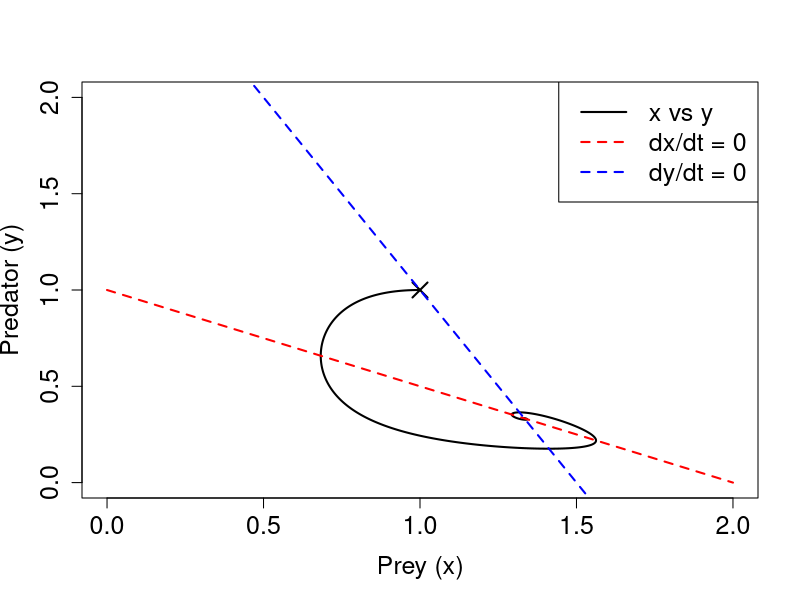
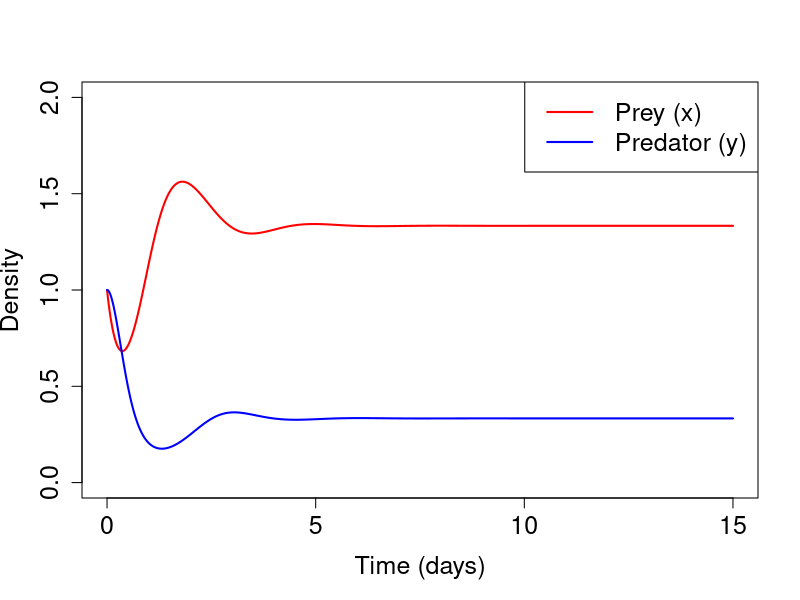
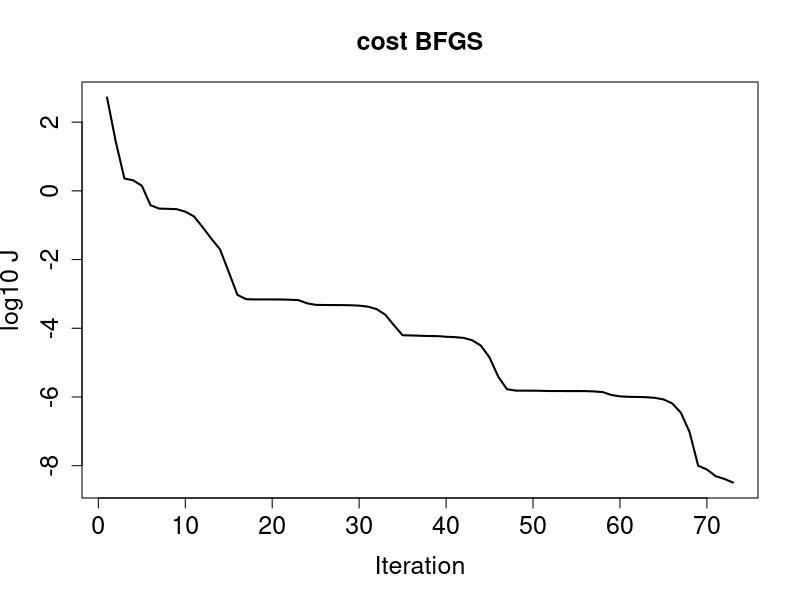
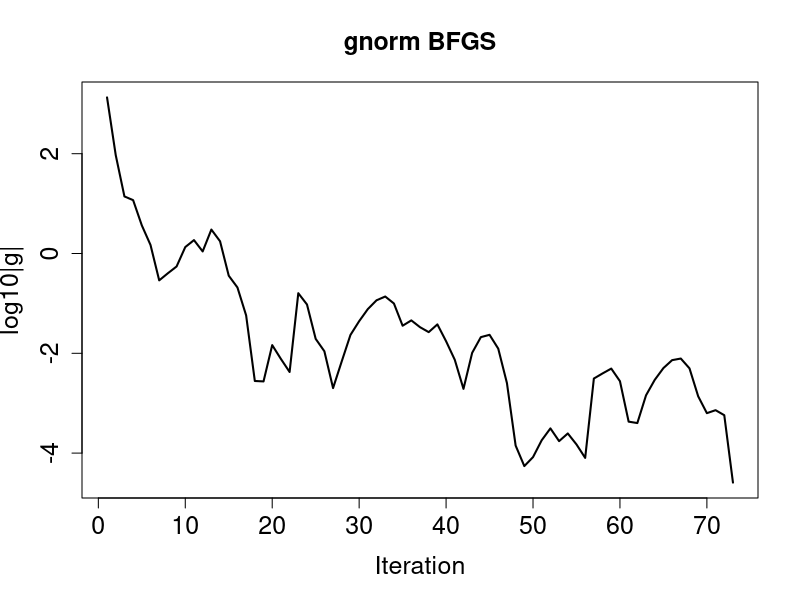
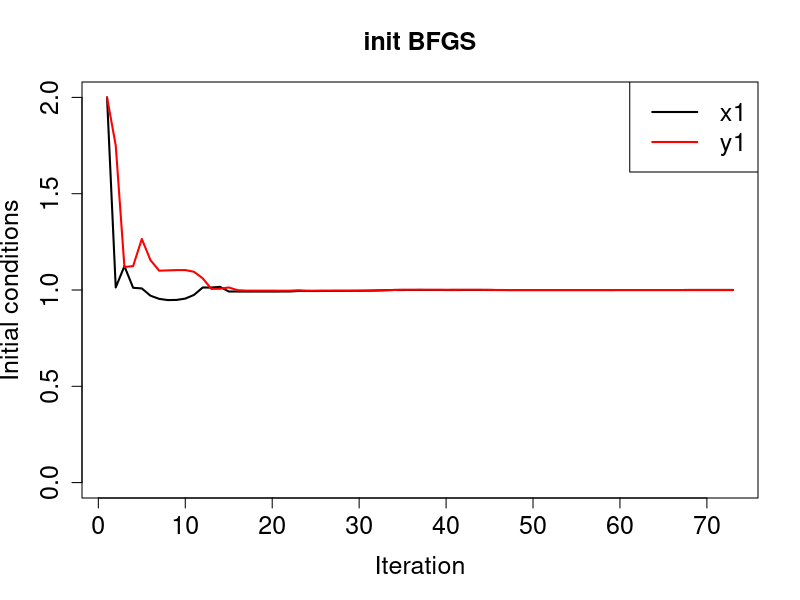
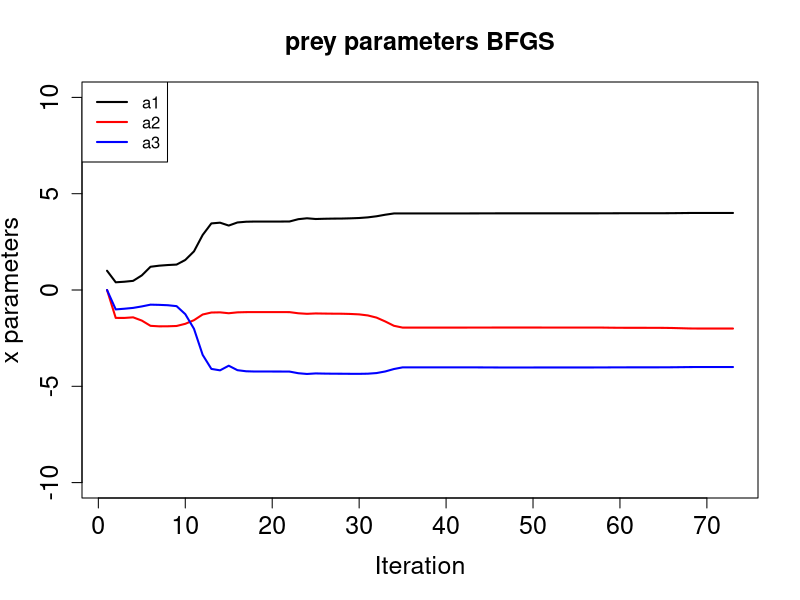
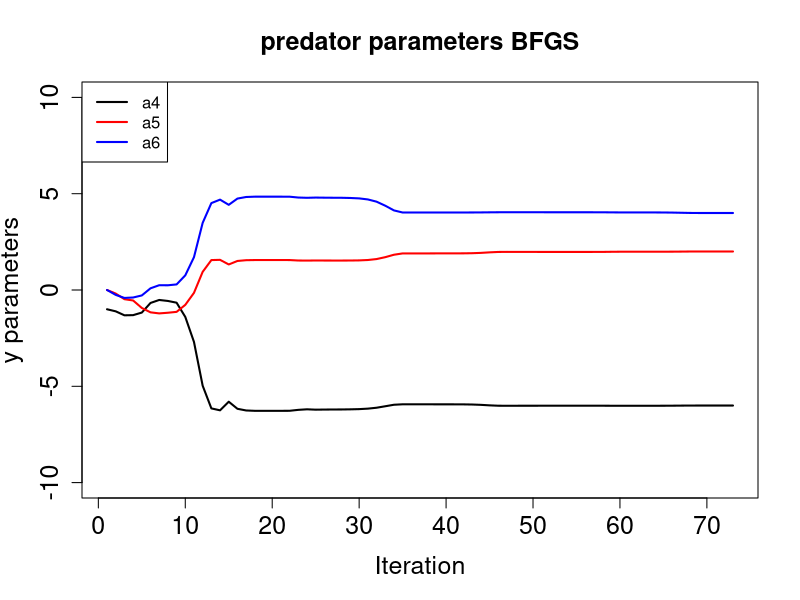
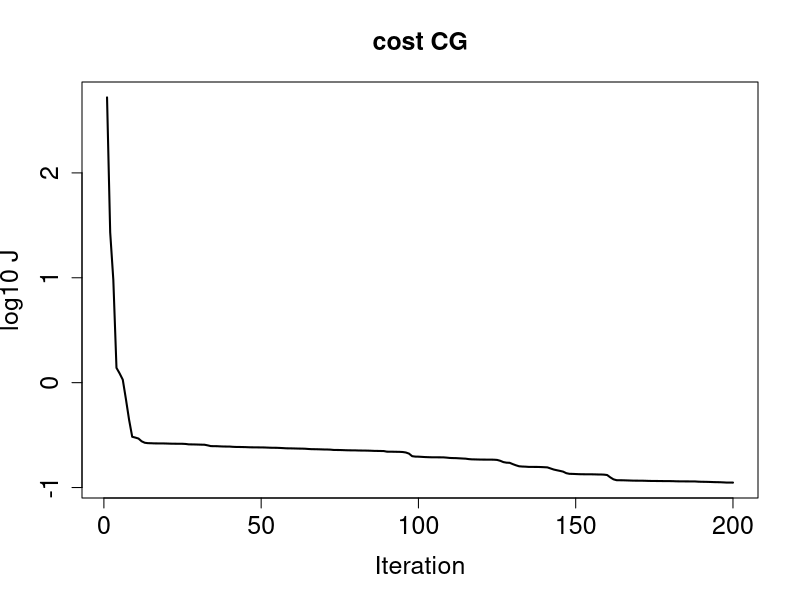

Source code (R) for these figures, in order:
## ---- chunk 1
dt <- 0.001
a <- c(4, -2, -4, -6, 2, 4)
x1 <- 1
y1 <- 1
nmax <- 15001

x <- rep(0, nmax)
y <- rep(0, nmax)
x[1] <- x1
y[1] <- y1
for (n in 1:(nmax-1)) {
  x[n+1] <- x[n] + dt * (x[n] * (a[1] + a[2] * x[n] + a[3] * y[n]))
  y[n+1] <- y[n] + dt * (y[n] * (a[4] + a[5] * y[n] + a[6] * x[n]))
}
## ---- chunk 2
#| fig-asp: 1

plot(x, y, type = "l", lwd = 2,
     xlab = "Prey (x)", ylab = "Predator (y)",
     cex.lab = 1.5, cex.axis = 1.5,
     xlim = c(0, 2), ylim = c(0, 2))
x.nc <- seq(0, 2, length.out = 100)
points(x1, y1, pch = 4, lwd = 2, cex = 2)
lines(x.nc, -(a[1] + a[2] * x.nc) / a[3], lwd = 2, lty = 2, col = "red")
lines(x.nc, -(a[4] + a[6] * x.nc) / a[5], lwd = 2, lty = 2, col = "blue")
legend("topright", legend = c("x vs y","dx/dt = 0", "dy/dt = 0"),
       col = c("black","red", "blue"), lwd = 2, lty = c(1, 2, 2), cex = 1.5)
## ---- chunk 3
plot(seq(0, 15, by = dt), x, type = "l", lwd = 2, col = "red",
     xlab = "Time (days)", ylab = "Density",
     cex.lab = 1.5, cex.axis = 1.5,
     xlim = c(0, 15), ylim = c(0, 2))
lines(seq(0, 15, by = dt), y, lwd = 2, col = "blue")
legend("topright", legend = c("Prey (x)", "Predator (y)"),
       col = c("red", "blue"), lwd = 2, cex = 1.5)
## ---- chunk 4
forward <- function(dt, a, x1, y1, nmax) {
  x <- rep(0, nmax)
  y <- rep(0, nmax)
  x[1] <- x1
  y[1] <- y1
  for (n in 1:(nmax-1)) {
    x[n+1] <- x[n] + dt * (x[n] * (a[1] + a[2] * x[n] + a[3] * y[n]))
    y[n+1] <- y[n] + dt * (y[n] * (a[4] + a[5] * y[n] + a[6] * x[n]))
  }
  list(x = x, y = y)
}

adjoint <- function(dt, a, x, y, xo, yo, tobs) {
  nmax <- length(x)
  aa <- rep(0, length(a))
  ax <- rep(0, nmax)
  ay <- rep(0, nmax)
  for (n in (nmax-1):1) {
    aa[6] <- aa[6] + dt * x[n] * y[n] * ay[n+1]
    aa[5] <- aa[5] + dt * y[n] * y[n] * ay[n+1]
    aa[4] <- aa[4] + dt * y[n] * ay[n+1]
    ax[n] <- ax[n] + dt * a[6] * y[n] * ay[n+1]
    ay[n] <- ay[n] + dt * a[5] * y[n] * ay[n+1]
    ay[n] <- ay[n] + (1 + dt * (a[4] + a[5] * y[n] + a[6] * x[n])) * ay[n+1]
    aa[3] <- aa[3] + dt * y[n] * x[n] * ax[n+1]
    aa[2] <- aa[2] + dt * x[n] * x[n] * ax[n+1]
    aa[1] <- aa[1] + dt * x[n] * ax[n+1]
    ay[n] <- ay[n] + dt * a[3] * x[n] * ax[n+1]
    ax[n] <- ax[n] + dt * a[2] * x[n] * ax[n+1]
    ax[n] <- ax[n] + (1 + dt * (a[1] + a[2] * x[n] + a[3] * y[n])) * ax[n+1]
    if (n %in% tobs) {
      ax[n] <- ax[n] + (x[n] - xo[n])
      ay[n] <- ay[n] + (y[n] - yo[n])
    }
 #   cat(n, ":", aa, ax[n], ay[n], "\n")
  }
#  cat("Final adjoint state:", aa, "\n")
  c(aa, ax[1], ay[1])
}
## ---- chunk 5
nmax <- 501
dt <- 0.001
at <- c(4, -2, -4, -6, 2, 4)
x1 <- 1
y1 <- 1
tobs <- seq(2, nmax, by = 2)
forward.result <- forward(dt, at, x1, y1, nmax)
xt <- forward.result$x
yt <- forward.result$y
## ---- chunk 6
xo <- xt
yo <- yt
## ---- chunk 7
calc.cost <- function(xf, yf, xo, yo) {
  0.5 * (sum((xf- xo)^2 + (yf - yo)^2)) 
}
## ---- chunk 8
a <- c(1, 0, 0, -1, 0, 0)
x1 <- 2
y1 <- 2
par <- c(a, x1, y1)
tobs <- seq(2, nmax, by = 2)
cntl <- list(maxit = 100, reltol = 1e-5)

hist <- list(cost = numeric(0), gnorm = numeric(0), par = vector(length=0))

fn <- function(par, dt, nmax, xo, yo, tobs) {
  xyf <- forward(dt, par[1:6], par[7], par[8], nmax)
  cost <- calc.cost(xyf$x[tobs], xyf$y[tobs], xo[tobs], yo[tobs])
  cost
}

gr <- function(par, dt, nmax, xo, yo, tobs){
  xyf <- forward(dt, par[1:6], par[7], par[8], nmax)
  hist$par <<- rbind(hist$par, par)
  cost <- calc.cost(xyf$x[tobs], xyf$y[tobs], xo[tobs], yo[tobs])
  hist$cost <<- c(hist$cost, cost)
  grad <- adjoint(dt, par[1:6], xyf$x, xyf$y, xo, yo, tobs)
  hist$gnorm <<- c(hist$gnorm, sqrt(sum(grad^2)))
  grad
}
## ---- chunk 9
method <- "BFGS"
res <- optim(par, fn, gr, method = method, control = cntl, dt, nmax, xo, yo, tobs)
## ---- chunk 10
plot(log10(hist$cost), type = "l", lwd = 2,
     main = paste("cost", method), xlab = "Iteration", ylab = "log10 J",
     cex.main = 1.5, cex.lab = 1.5, cex.axis = 1.5)
## ---- chunk 11
plot(log10(hist$gnorm), type = "l", lwd = 2,
     main = paste("gnorm", method), xlab = "Iteration", ylab = "log10|g|",
     cex.main = 1.5, cex.lab = 1.5, cex.axis = 1.5)
## ---- chunk 12
plot(hist$par[, 7], ylim = c(0, 2), type = "l", lwd = 2, xlab = "Iteration", ylab = "Initial conditions",
     main = paste("init", method), cex.main = 1.5, cex.lab = 1.5, cex.axis = 1.5)
lines(hist$par[, 8], lwd = 2, col = "red")
legend("topright", legend = c("x1", "y1"),
       col = c("black", "red"), lwd = 2, cex = 1.5)
## ---- chunk 13
plot(hist$par[, 1], ylim = c(-10, 10), type = "l", lwd = 2,
     main = paste("prey parameters", method), xlab = "Iteration", ylab = "x parameters",
     cex.main = 1.5, cex.lab = 1.5, cex.axis = 1.5)
lines(hist$par[, 2], lwd = 2, col = "red")
lines(hist$par[, 3], lwd = 2, col = "blue")
legend("topleft", legend = c("a1", "a2", "a3"),
       col = c("black", "red", "blue"), lwd = 2, cex = 1)
## ---- chunk 14
plot(hist$par[, 4], ylim = c(-10, 10), type = "l", lwd = 2, 
     main = paste("predator parameters", method), xlab = "Iteration", ylab = "y parameters",
     cex.main = 1.5, cex.lab = 1.5, cex.axis = 1.5)
lines(hist$par[, 5], lwd = 2, col = "red")
lines(hist$par[, 6], lwd = 2, col = "blue")
legend("topleft", legend = c("a4", "a5", "a6"),
       col = c("black", "red", "blue"), lwd = 2, cex = 1)
## ---- chunk 15
hist <- list(cost = numeric(0), gnorm = numeric(0), par = vector(length=0))

cntl <- list(maxit = 200, reltol = 1e-5)
method <- "CG"
res <- optim(par, fn, gr, method = method, control = cntl, dt, nmax, xo, yo, tobs)
## ---- chunk 16
plot(log10(hist$cost), type = "l", lwd = 2,
     main = paste("cost", method), xlab = "Iteration", ylab = "log10 J",
     cex.main = 1.5, cex.lab = 1.5, cex.axis = 1.5)
## ---- chunk 17
plot(log10(hist$gnorm), type = "l", lwd = 2,
     main = paste("gnorm", method), xlab = "Iteration", ylab = "log10|g|",
     cex.main = 1.5, cex.lab = 1.5, cex.axis = 1.5)
## ---- chunk 18
plot(hist$par[, 7], ylim = c(0, 2), type = "l", lwd = 2, 
     main = paste("init", method), xlab = "Iteration", ylab = "Initial conditions",
     cex.main = 1.5, cex.lab = 1.5, cex.axis = 1.5)
lines(hist$par[, 8], lwd = 2, col = "red")
legend("topright", legend = c("x1", "y1"),
       col = c("black", "red"), lwd = 2, cex = 1.5)
## ---- chunk 19
plot(hist$par[, 1], ylim = c(-10, 10), type = "l", lwd = 2,
     main = paste("prey parameters", method), xlab = "Iteration", ylab = "x parameters",
     cex.main = 1.5, cex.lab = 1.5, cex.axis = 1.5)
lines(hist$par[, 2], lwd = 2, col = "red")
lines(hist$par[, 3], lwd = 2, col = "blue")
legend("topleft", legend = c("a1", "a2", "a3"),
       col = c("black", "red", "blue"), lwd = 2, cex = 1)
## ---- chunk 20
plot(hist$par[, 4], ylim = c(-10, 10), type = "l", lwd = 2,
     main = paste("predator parameters", method), xlab = "Iteration", ylab = "y parameters",
     cex.main = 1.5, cex.lab = 1.5, cex.axis = 1.5)
lines(hist$par[, 5], lwd = 2, col = "red")
lines(hist$par[, 6], lwd = 2, col = "blue")
legend("topleft", legend = c("a4", "a5", "a6"),
       col = c("black", "red", "blue"), lwd = 2, cex = 1)
